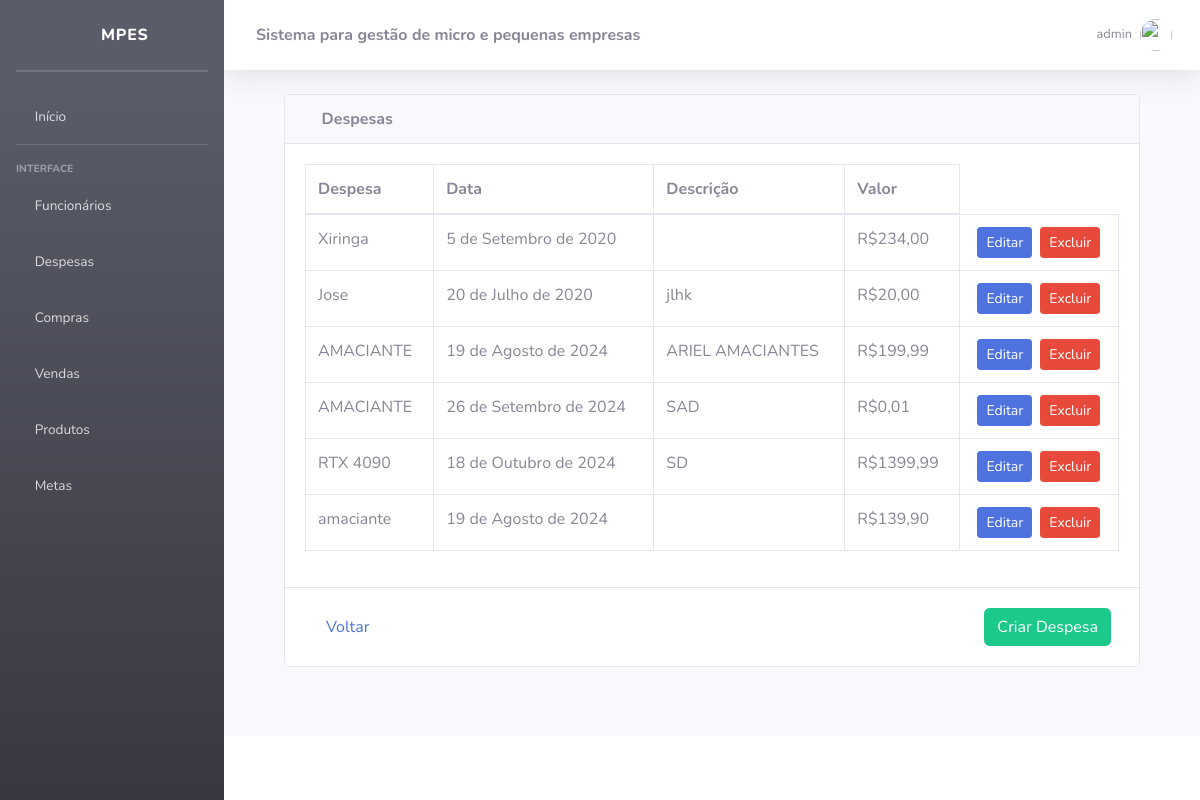
Page /despesas/ (signed in) on the earlier database version.
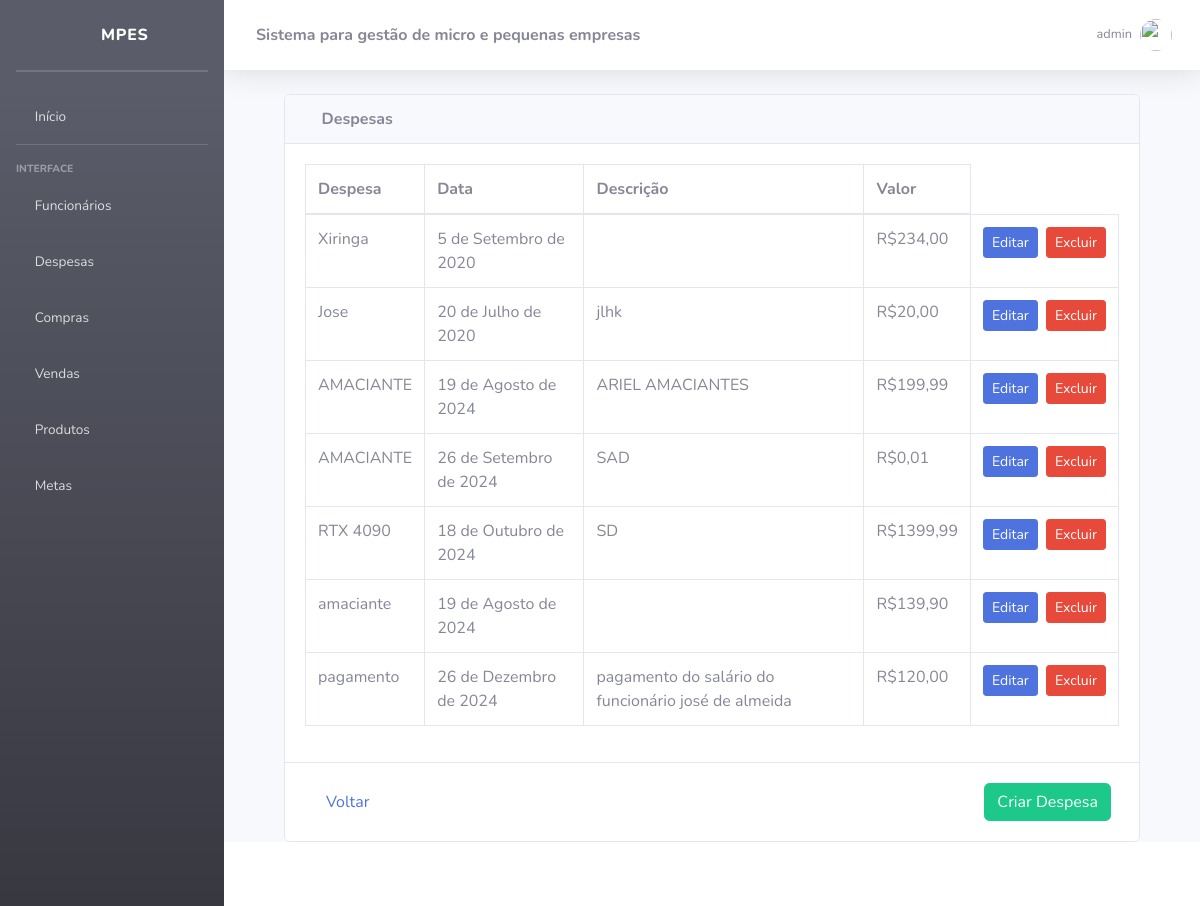
Same page on the later database version.
### despesas/models.py (models this page shows, shortened)
class Despesa(models.Model):
    ESCOLHAS_NATUREZA = [
        ('imposto', 'imposto'),
        ('produto', 'produto'),
        ('funcionario','funcionario')
    ]
    nome = models.CharField(max_length=255)  # Especificando o tipo de campo e tamanho máximo
    descricao = models.TextField()  # Usando TextField para descrições mais longas
    data = models.DateField()
    natureza = models.CharField(max_length=20, choices=ESCOLHAS_NATUREZA, blank=True, null=True)
    valor = models.DecimalField(max_digits=10, decimal_places=2)

### despesas/views.py (the view)
# urls.py: path("", views.listartudo, name="listarCompra"),
@group_required('caixa, vendedor')
@login_required
def listartudo(request):
    create_groups()
    user = request.user.username
    despesa = Despesa.objects.all()
    return render(request, "despesas/listartudo.html", {'despesa': despesa, 'user':user })

### MPEs/utils.py (called while the page is built, shortened)
def group_required(groups, login_url=None, raise_exception=False):
    def check_perms(user):
        if user.is_superuser:
            return True
    return user_passes_test(check_perms, login_url=login_url)

def create_groups():
    if not Group.objects.exists():
        groupAdmin = Group(name='vendedor')
        groupAdmin.save()
        groupAdmin = Group(name='caixa')
        groupAdmin.save()
        groupAdmin = Group(name='administrador')
        groupAdmin.save()

### templates/despesas/listartudo.html
{% extends 'base.html' %}
{% block content %}
  <div class="container">
    <div class="row m-0">
      <div class="col-12">
        <div class="card">
          <div class="card-header ml-0">
            <i class="fas fa-wallet"></i>
             <strong>Despesas</strong>
          </div>
          <div class="card-body">
            <div class="table-responsive">
              <table class="table table-bordered" id="dataTable" width="100%" cellspacing="0">
                <thead>
                  <tr class="font-weight-bold">
                    <th>Despesa</th>
                    <th>Data</th>
                    <th>Descrição</th>
                    <th>Valor</th>
                  </tr>
                </thead>
                <tbody>
                  {% if despesa %}
                    {% for despesas in despesa %}
                      <tr>
                        <td>{{ despesas.nome }}</td>
                        <td>{{ despesas.data }}</td>
                        <td>{{ despesas.descricao }}</td>
                        <td>R${{ despesas.valor }}</td>
                        <td class="text-center">
                          <div class="d-flex justify-content-center">
                            <a href="{% url 'atualizar' despesas.id %}" class="btn btn-primary btn-sm mr-1">Editar</a>
                            <a href="{% url 'confirmar' despesas.id %}" class="btn btn-danger btn-sm ml-1">Excluir</a>
                          </div>
                        </td>
                      </tr>
                    {% endfor %}
                  {% endif %}
                </tbody>
              </table>
            </div>
          </div>
          <div class="card-footer bg-white">
            <div class="d-flex justify-content-between align-items-center p-2">
              <a href="{% url 'home' %}" class="btn btn-link btn-custom-size">Voltar</a>
              <a href="{% url 'criar' %}" class="btn btn-success btn-custom-size">Criar Despesa</a>
            </div>
          </div>
        </div>
      </div>
    </div>
  </div>
{% endblock %}

Differences in the rows shown:
added Despesa: nome "pagamento", data "26 de Dezembro de 2024", descricao "pagamento do salário do funcionário josé de almeida", valor "120,00"
